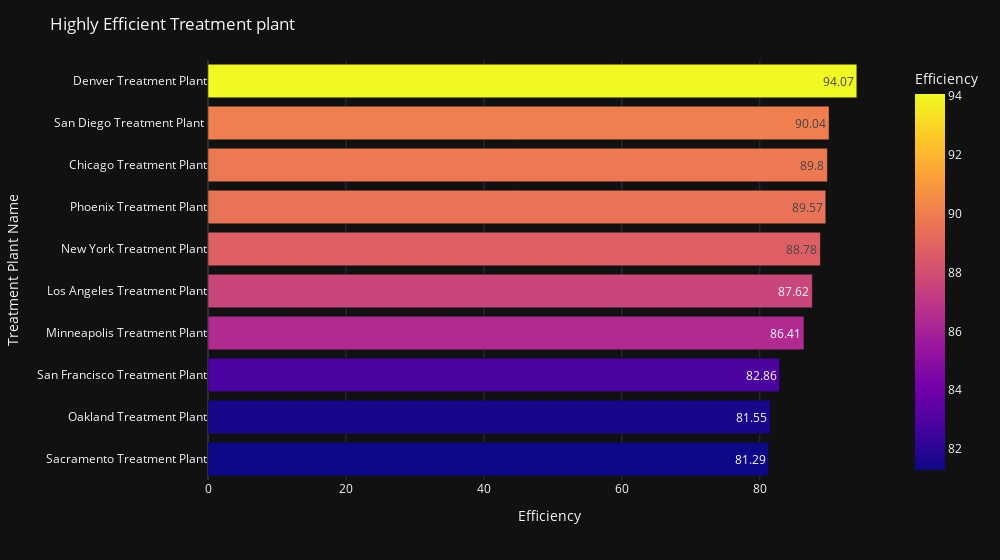

Source (notebook cell):
### Code cell
fig=px.bar(Sucessful_Treated_df.sort_values(by='Efficiency'),x='Efficiency',y='name',template='plotly_dark',color='Efficiency',text='Efficiency')
fig.update_layout(width=1000,title=dict(text='Highly Efficient Treatment plant'),yaxis_title='Treatment Plant Name')

### Figure 1 — Plotly figure (JSON) as saved in the notebook; plotly's stock layout.template omitted (floating-point values rounded to 4 significant figures)
{"data": [{"alignmentgroup": "True", "hovertemplate": "Efficiency=%{marker.color}<br>name=%{y}<extra></extra>", "legendgroup": "", "marker": {"color": [81.29, 81.55, 82.86, 86.41, 87.62, 88.78, 89.57, 89.8, 90.04, 94.07], "coloraxis": "coloraxis", "pattern": {"shape": ""}}, "name": "", "offsetgroup": "", "orientation": "h", "showlegend": false, "text": [81.29, 81.55, 82.86, 86.41, 87.62, 88.78, 89.57, 89.8, 90.04, 94.07], "textposition": "auto", "type": "bar", "x": [81.29, 81.55, 82.86, 86.41, 87.62, 88.78, 89.57, 89.8, 90.04, 94.07], "xaxis": "x", "y": ["Sacramento Treatment Plant", "Oakland Treatment Plant", "San Francisco Treatment Plant", "Minneapolis Treatment Plant", "Los Angeles Treatment Plant", "New York Treatment Plant", "Phoenix Treatment Plant", "Chicago Treatment Plant", "San Diego Treatment Plant ", "Denver Treatment Plant"], "yaxis": "y"}], "layout": {"barmode": "relative", "coloraxis": {"colorbar": {"title": {"text": "Efficiency"}}, "colorscale": [[0, "#0d0887"], [0.1111, "#46039f"], [0.2222, "#7201a8"], [0.3333, "#9c179e"], [0.4444, "#bd3786"], [0.5556, "#d8576b"], [0.6667, "#ed7953"], [0.7778, "#fb9f3a"], [0.8889, "#fdca26"], [1, "#f0f921"]]}, "legend": {"tracegroupgap": 0}, "margin": {"t": 60}, "title": {"text": "Highly Efficient Treatment plant"}, "width": 1000, "xaxis": {"anchor": "y", "domain": [0, 1], "title": {"text": "Efficiency"}}, "yaxis": {"anchor": "x", "domain": [0, 1], "title": {"text": "Treatment Plant Name"}}}}
